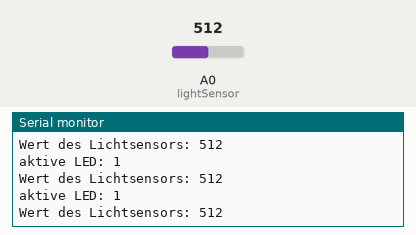
A sketch run on a simulated Arduino Uno, built with avr-gcc and run on an emulated ATmega328P. On the bench: the last lines printed to the serial monitor. Inputs (shaded band) come from the test bench; at power-on: A0 (lightSensor) = 512.

Above: at 1.2 s.
1.3 s: A0 (lightSensor) set to 138
At 1.51 s:
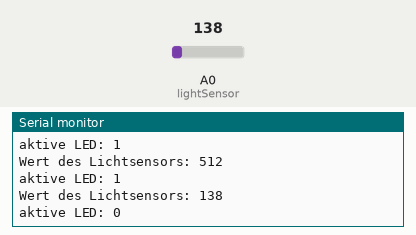
4.3 s: A0 (lightSensor) set to 113
At 4.4 s:
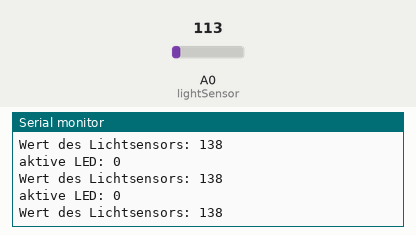
Timing chart, 0 to 7.3 s (numbered marks = the images above; inputs shaded):
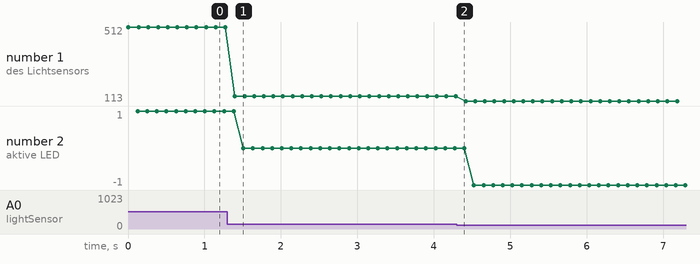

The sketch:

02_map_led.ino
```cpp
//Lichtsensor / Fotowiderstand am analogen Pin A0
#define lightSensor A0

//LEDs
#define led1 3
#define led2 4
#define led3 5
#define led4 6

int leds[] = {led1, led2, led3, led4};

void setup() {
  //beginn der seriellen Kommunikation
  Serial.begin(9600);
}

void loop() {
  resetLeds();
  //lesen des aktuellen, analogen Wertes des Lichtsensors
  int value = analogRead(lightSensor);
  //ausgeben des Wertes auf der seriellen Schnittstelle
  Serial.print("Wert des Lichtsensors: ");
  Serial.println(value);

  int led = map(value,300,820,0,3);
  digitalWrite(leds[led], HIGH);
  delay(125);
  Serial.print("aktive LED: ");
  Serial.println(led);
}

void resetLeds(){
  digitalWrite(led1, LOW);
  digitalWrite(led2, LOW);
  digitalWrite(led3, LOW);
  digitalWrite(led4, LOW);
}
```

Measured:
- the behaviour switches between 127 and 126 on A0 (lightSensor) (found by bisection; images 1 and 2)
- after the input at 1.3 s, the serial monitor: prints a new line after 0.10 s (image 1)
- plotted number 1: 512 → 138 after the input at 1.3 s, 138 → 113 after the input at 4.3 s
- plotted number 2: 1 → 0 after the input at 1.3 s, 0 → -1 after the input at 4.3 s
